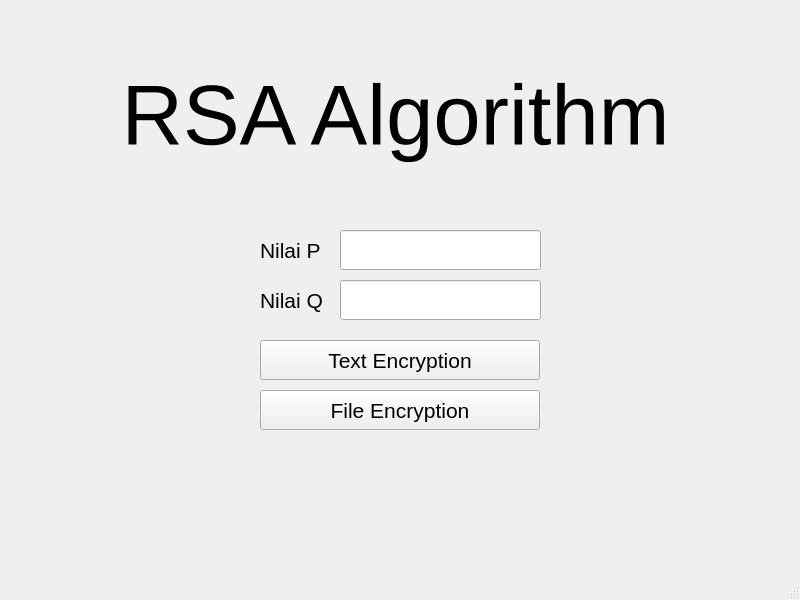
<?xml version="1.0" encoding="UTF-8"?>
<ui version="4.0">
 <class>MainWindow</class>
 <widget class="QMainWindow" name="MainWindow">
  <property name="geometry">
   <rect>
    <x>0</x>
    <y>0</y>
    <width>800</width>
    <height>600</height>
   </rect>
  </property>
  <property name="windowTitle">
   <string>MainWindow</string>
  </property>
  <widget class="QWidget" name="centralwidget">
   <widget class="QLabel" name="label">
    <property name="geometry">
     <rect>
      <x>110</x>
      <y>60</y>
      <width>571</width>
      <height>111</height>
     </rect>
    </property>
    <property name="font">
     <font>
      <pointsize>64</pointsize>
     </font>
    </property>
    <property name="text">
     <string>RSA Algorithm</string>
    </property>
    <property name="alignment">
     <set>Qt::AlignCenter</set>
    </property>
   </widget>
   <widget class="QPushButton" name="pushButton">
    <property name="geometry">
     <rect>
      <x>260</x>
      <y>340</y>
      <width>280</width>
      <height>40</height>
     </rect>
    </property>
    <property name="font">
     <font>
      <pointsize>16</pointsize>
     </font>
    </property>
    <property name="text">
     <string>Text Encryption</string>
    </property>
   </widget>
   <widget class="QPushButton" name="pushButton_2">
    <property name="geometry">
     <rect>
      <x>260</x>
      <y>390</y>
      <width>280</width>
      <height>40</height>
     </rect>
    </property>
    <property name="font">
     <font>
      <pointsize>16</pointsize>
     </font>
    </property>
    <property name="text">
     <string>File Encryption</string>
    </property>
   </widget>
   <widget class="QLineEdit" name="lineEdit">
    <property name="geometry">
     <rect>
      <x>340</x>
      <y>230</y>
      <width>201</width>
      <height>40</height>
     </rect>
    </property>
   </widget>
   <widget class="QLabel" name="label_2">
    <property name="geometry">
     <rect>
      <x>260</x>
      <y>230</y>
      <width>71</width>
      <height>41</height>
     </rect>
    </property>
    <property name="font">
     <font>
      <pointsize>16</pointsize>
     </font>
    </property>
    <property name="text">
     <string>Nilai P</string>
    </property>
    <property name="alignment">
     <set>Qt::AlignLeading|Qt::AlignLeft|Qt::AlignVCenter</set>
    </property>
   </widget>
   <widget class="QLabel" name="label_3">
    <property name="geometry">
     <rect>
      <x>260</x>
      <y>280</y>
      <width>71</width>
      <height>41</height>
     </rect>
    </property>
    <property name="font">
     <font>
      <pointsize>16</pointsize>
     </font>
    </property>
    <property name="text">
     <string>Nilai Q</string>
    </property>
    <property name="alignment">
     <set>Qt::AlignLeading|Qt::AlignLeft|Qt::AlignVCenter</set>
    </property>
   </widget>
   <widget class="QLineEdit" name="lineEdit_2">
    <property name="geometry">
     <rect>
      <x>340</x>
      <y>280</y>
      <width>201</width>
      <height>40</height>
     </rect>
    </property>
   </widget>
  </widget>
  <widget class="QMenuBar" name="menubar">
   <property name="geometry">
    <rect>
     <x>0</x>
     <y>0</y>
     <width>800</width>
     <height>21</height>
    </rect>
   </property>
  </widget>
  <widget class="QStatusBar" name="statusbar"/>
 </widget>
 <resources/>
 <connections/>
</ui>
